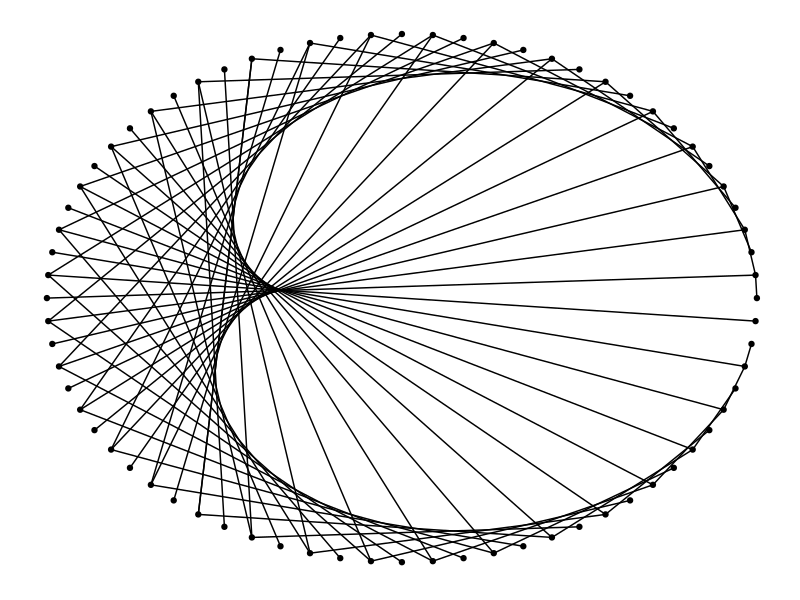

Source code (R):
# Just fooling around with a pattern I found here:
# http://www.theguardian.com/science/alexs-adventures-in-numberland/2015/nov/26/solving-for-xmas-how-to-make-mathematical-christmas-cards

library(ggplot2)
cardioid <- function(num_pts, stride) {
  radian_indices <- seq(0, 2*pi, length.out=num_pts + 1)[1:num_pts]
  pts <- data.frame(x = cos(radian_indices), y = sin(radian_indices))
  startx <- pts$x[1:num_pts]
  starty <- pts$y[1:num_pts]
  end_indices <- (1:num_pts * stride) %% num_pts
  end_indices[which(end_indices == 0)] = num_pts
  endx <- pts$x[end_indices]
  endy <- pts$y[end_indices]
  lines <- data.frame(x = startx, xend= endx, y = starty, yend = endy)
  p <- ggplot(pts, aes(x = x, y = y)) + geom_point()
  p <- p + geom_segment(data=lines, mapping=aes(x=x, y=y, xend=xend,yend=yend))
  # ggplot can be convinced to omit axes and grid lines.
  p <- p + theme(
    axis.line=element_blank(),
    axis.text.x=element_blank(),
    axis.text.y=element_blank(),
    axis.ticks=element_blank(),
    axis.title.x=element_blank(),
    axis.title.y=element_blank(),
    legend.position="none",
    panel.background=element_blank(),
    panel.border=element_blank(),
    panel.grid.major=element_blank(),
    panel.grid.minor=element_blank(),plot.background=element_blank()
  )
  
  return(p)
}

cardioid(72, 2)



